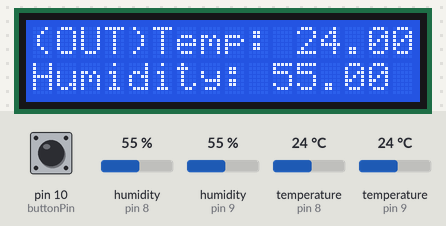
Recording of a sketch running on a simulated Arduino Uno, built with avr-gcc and run on an emulated ATmega328P. On the bench: 16×2 character LCD. The inputs (shaded band) are chosen by the test bench; at power-on: pin 10 (buttonPin) HIGH, humidity (sensors on pin 9, pin 8) 55 %, temperature (sensors on pin 9, pin 8) 24 °C. What the sketch prints to the serial monitor is not drawn.

Above: at 1.2 s.
1.3 s: pin 10 (buttonPin) pulled LOW for 1 s
At 1.74 s:
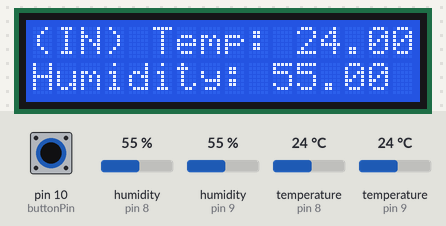
3.9 s: humidity (sensor on pin 9) set to 22 %
At 4.9 s:
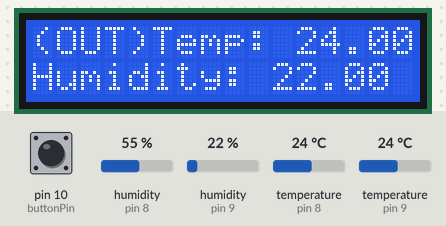
5.9 s: temperature (sensor on pin 9) set to 12 °C
At 7.3 s:
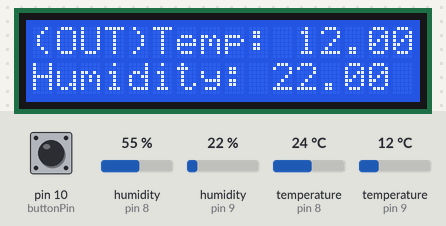
8.0 s: humidity (sensor on pin 9) set to 40 %
At 9.7 s:
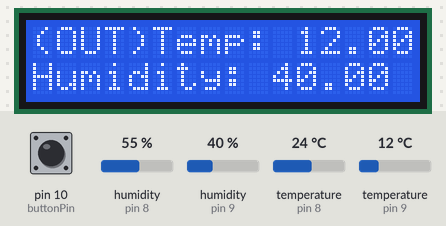
10.0 s: temperature (sensor on pin 9) set to 19 °C
At 11.0 s:
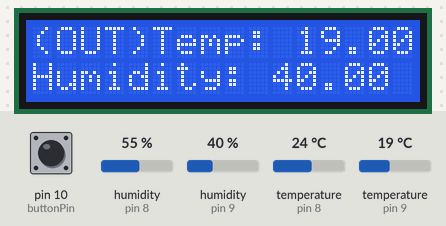
12.0 s: pin 10 (buttonPin) pulled LOW for 0.15 s
At 12.6 s:
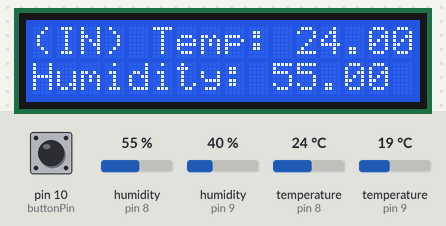
Timing chart, 0 to 14.7 s (numbered marks = the images above; inputs shaded):
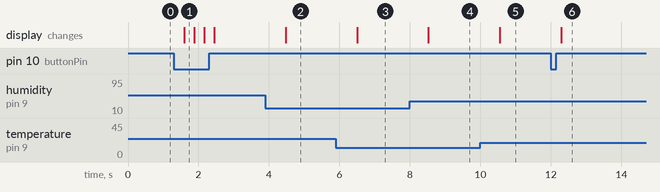

Measured:
- after the input at 1.3 s, the display: changes after 0.30 s (image 1)
- after the input at 3.9 s, the display: changes after 0.58 s (image 2)
- after the input at 5.9 s, the display: changes after 0.60 s (image 3)
- after the input at 8.0 s, the display: changes after 0.53 s (image 4)
- after the input at 10.0 s, the display: changes after 0.55 s (image 5)
- after the input at 12.0 s, the display: changes after 0.29 s (image 6)

The sketch:

sketch_may31a.ino
```cpp
#include <Wire.h>
#include <LiquidCrystal_I2C.h>
#include <DHT.h>

#define T_PERIOD 90000 // transmition period in ms

// timers vars
uint32_t myTimer;
boolean firstStart = true;
// temp and hum sensors
const int dhtIndoorPin = 8;
const int dhtOutdoorPin = 9;
// button
const int buttonPin = 10;
boolean buttonState = 0;
boolean isButtonPressed = false;
// excel vars
//int row_excel = 0;
// objects declaration
LiquidCrystal_I2C lcd( 0x27 , 16 , 2 );
DHT dhtIn (dhtIndoorPin, DHT22);
DHT dhtOut (dhtOutdoorPin, DHT22);


void setup() {


  pinMode(buttonPin, INPUT_PULLUP);
  Serial.begin(9600);
  //  Serial.println("CLEARDATA"); // clear excel sheet
  Serial.println("LABEL,Time,Date,t Out,t In,H Out,H in"); // print headers
  dhtIn.begin();
  dhtOut.begin();
  lcd.init();
  lcd.backlight();
}

void loop() {
  // all about button
  buttonState = digitalRead(buttonPin);
  if (buttonState == false) {
    isButtonPressed = !isButtonPressed;
    delay(200);
  }

  if (isButtonPressed) {
    lcd.setCursor(0, 0);
    lcd.print("(IN) Temp: ");
    lcd.print(dhtIn.readTemperature());
    lcd.setCursor(0, 1);
    lcd.print("Humidity: ");
    lcd.print(dhtIn.readHumidity());
    delay(50);
  } else {
    lcd.setCursor(0, 0);
    lcd.print("(OUT)Temp: ");
    lcd.print(dhtOut.readTemperature());
    lcd.setCursor(0, 1);
    lcd.print("Humidity: ");
    lcd.print(dhtOut.readHumidity());
    delay(50);
  }

  // delay to send data
  if (millis() - myTimer >= T_PERIOD) {
    myTimer += T_PERIOD;
    sendData();

  }
  // send data, when arduino starts
  if (firstStart) {
    sendData();
    firstStart = false;
  }
}


// send data method
void sendData() {
//  row_excel++; // increment row
  Serial.print("DATA"); //send DATA to start logging to excel
  Serial.print(",");
  Serial.print("TIME"); // TIME
  Serial.print(","); //
  Serial.print("DATE"); // DATE
  Serial.print(","); //
  Serial.print(dhtOut.readTemperature()); // outdoor temp
  Serial.print(",");
  Serial.print(dhtIn.readTemperature()); // indoor temp
  Serial.print(",");
  Serial.print(dhtOut.readHumidity()); // outdoor humidity
  Serial.print(",");
  Serial.print(dhtIn.readHumidity()); // indoor humidity
  Serial.print(",");
//  Serial.println(row_excel); // number of excel row
}
```
